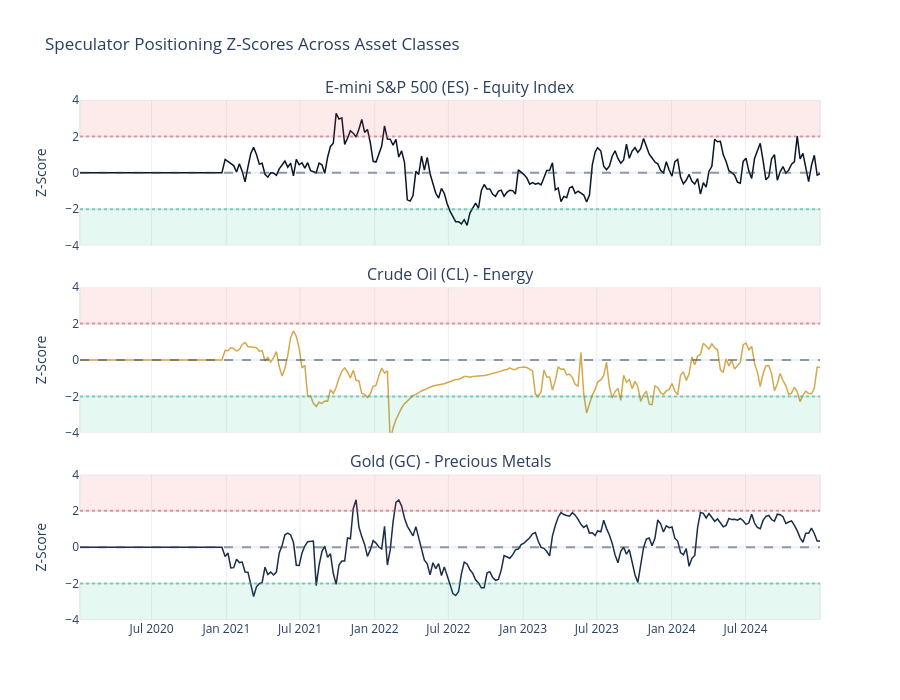

Here is the notebook cell this chart was saved with:
### Code cell
fig.update_layout(
    height=700,
    title="Speculator Positioning Z-Scores Across Asset Classes",
    template="plotly_white",
    showlegend=False,
)
fig.update_yaxes(title_text="Z-Score", range=[-4, 4])
fig.show()

### Figure 1 — Plotly figure (JSON) as saved in the notebook; plotly's stock layout.template omitted (floating-point values rounded to 4 significant figures; data arrays with more than 128 entries replaced by an {"elided": "..."} marker saying what was removed)
{"data": [{"line": {"color": "#0a1628", "width": 1.5}, "mode": "lines", "name": "ES Z-Score", "type": "scatter", "x": {"elided": "261 str values"}, "xaxis": "x", "y": {"elided": "261 float values"}, "yaxis": "y"}, {"line": {"color": "#D4A84B", "width": 1.5}, "mode": "lines", "name": "CL Z-Score", "type": "scatter", "x": {"elided": "261 str values"}, "xaxis": "x2", "y": {"elided": "261 float values"}, "yaxis": "y2"}, {"line": {"color": "#1a2d4a", "width": 1.5}, "mode": "lines", "name": "GC Z-Score", "type": "scatter", "x": {"elided": "261 str values"}, "xaxis": "x3", "y": {"elided": "261 float values"}, "yaxis": "y3"}], "layout": {"annotations": [{"font": {"size": 16}, "showarrow": false, "text": "E-mini S&P 500 (ES) - Equity Index", "x": 0.5, "xanchor": "center", "xref": "paper", "y": 1.0, "yanchor": "bottom", "yref": "paper"}, {"font": {"size": 16}, "showarrow": false, "text": "Crude Oil (CL) - Energy", "x": 0.5, "xanchor": "center", "xref": "paper", "y": 0.64, "yanchor": "bottom", "yref": "paper"}, {"font": {"size": 16}, "showarrow": false, "text": "Gold (GC) - Precious Metals", "x": 0.5, "xanchor": "center", "xref": "paper", "y": 0.28, "yanchor": "bottom", "yref": "paper"}], "height": 700, "shapes": [{"fillcolor": "#ef4444", "opacity": 0.1, "type": "rect", "x0": 0, "x1": 1, "xref": "x domain", "y0": 2, "y1": 4, "yref": "y"}, {"fillcolor": "#10b981", "opacity": 0.1, "type": "rect", "x0": 0, "x1": 1, "xref": "x domain", "y0": -4, "y1": -2, "yref": "y"}, {"line": {"color": "#ef4444", "dash": "dot"}, "opacity": 0.5, "type": "line", "x0": 0, "x1": 1, "xref": "x domain", "y0": 2, "y1": 2, "yref": "y"}, {"line": {"color": "#10b981", "dash": "dot"}, "opacity": 0.5, "type": "line", "x0": 0, "x1": 1, "xref": "x domain", "y0": -2, "y1": -2, "yref": "y"}, {"line": {"color": "#334155", "dash": "dash"}, "opacity": 0.5, "type": "line", "x0": 0, "x1": 1, "xref": "x domain", "y0": 0, "y1": 0, "yref": "y"}, {"fillcolor": "#ef4444", "opacity": 0.1, "type": "rect", "x0": 0, "x1": 1, "xref": "x2 domain", "y0": 2, "y1": 4, "yref": "y2"}, {"fillcolor": "#10b981", "opacity": 0.1, "type": "rect", "x0": 0, "x1": 1, "xref": "x2 domain", "y0": -4, "y1": -2, "yref": "y2"}, {"line": {"color": "#ef4444", "dash": "dot"}, "opacity": 0.5, "type": "line", "x0": 0, "x1": 1, "xref": "x2 domain", "y0": 2, "y1": 2, "yref": "y2"}, {"line": {"color": "#10b981", "dash": "dot"}, "opacity": 0.5, "type": "line", "x0": 0, "x1": 1, "xref": "x2 domain", "y0": -2, "y1": -2, "yref": "y2"}, {"line": {"color": "#334155", "dash": "dash"}, "opacity": 0.5, "type": "line", "x0": 0, "x1": 1, "xref": "x2 domain", "y0": 0, "y1": 0, "yref": "y2"}, {"fillcolor": "#ef4444", "opacity": 0.1, "type": "rect", "x0": 0, "x1": 1, "xref": "x3 domain", "y0": 2, "y1": 4, "yref": "y3"}, {"fillcolor": "#10b981", "opacity": 0.1, "type": "rect", "x0": 0, "x1": 1, "xref": "x3 domain", "y0": -4, "y1": -2, "yref": "y3"}, {"line": {"color": "#ef4444", "dash": "dot"}, "opacity": 0.5, "type": "line", "x0": 0, "x1": 1, "xref": "x3 domain", "y0": 2, "y1": 2, "yref": "y3"}, {"line": {"color": "#10b981", "dash": "dot"}, "opacity": 0.5, "type": "line", "x0": 0, "x1": 1, "xref": "x3 domain", "y0": -2, "y1": -2, "yref": "y3"}, {"line": {"color": "#334155", "dash": "dash"}, "opacity": 0.5, "type": "line", "x0": 0, "x1": 1, "xref": "x3 domain", "y0": 0, "y1": 0, "yref": "y3"}], "showlegend": false, "title": {"text": "Speculator Positioning Z-Scores Across Asset Classes"}, "xaxis": {"anchor": "y", "domain": [0.0, 1.0], "matches": "x3", "showticklabels": false}, "xaxis2": {"anchor": "y2", "domain": [0.0, 1.0], "matches": "x3", "showticklabels": false}, "xaxis3": {"anchor": "y3", "domain": [0.0, 1.0]}, "yaxis": {"anchor": "x", "domain": [0.72, 1.0], "range": [-4, 4], "title": {"text": "Z-Score"}}, "yaxis2": {"anchor": "x2", "domain": [0.36, 0.64], "range": [-4, 4], "title": {"text": "Z-Score"}}, "yaxis3": {"anchor": "x3", "domain": [0.0, 0.28], "range": [-4, 4], "title": {"text": "Z-Score"}}}}
